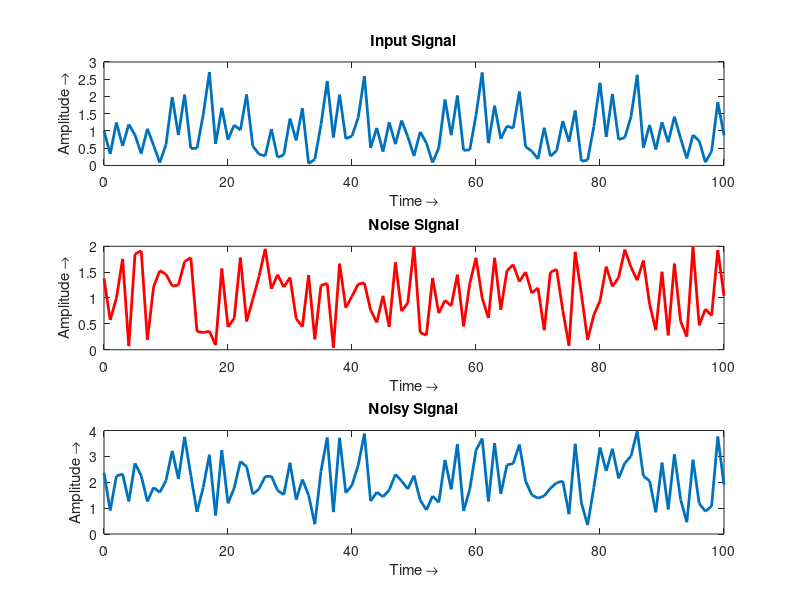
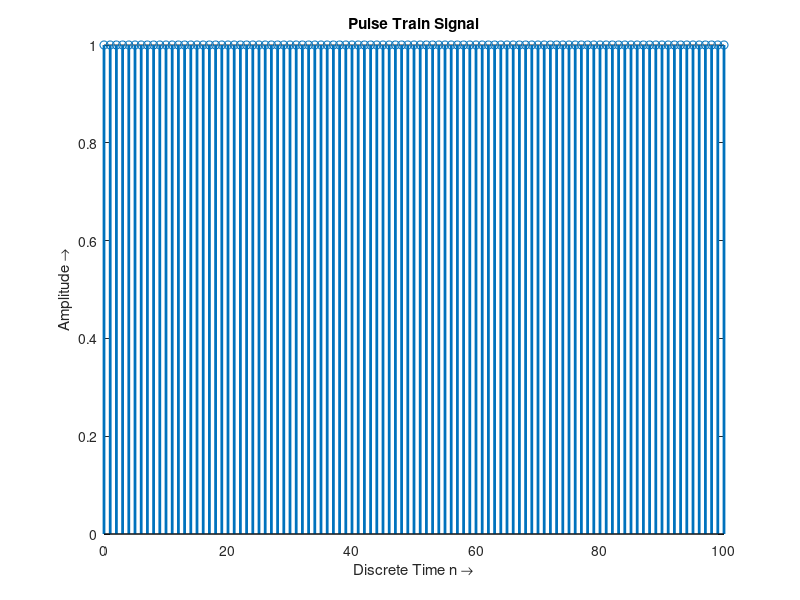

Source code (MATLAB) for these figures, in order:

% Author: Zain Rajani
% Software Used: MATLAB (R2020a)

%% Initialize Screen 

clear all;
close all;
clc;

%% Original Signal

time = 0:100;                       % Time period of the signal

% Original Signal without noise 
input_signal=abs(sin(time)+cos(2*time)+sin(4*time));

% Noise Regeneration 
noise= 2*rand(size(time));

% Signal with Noise
final_input= input_signal+noise;

% Plotting the signal
subplot(3,1,1)
plot(time,input_signal,'LineWidth',2);% Signal Plotting
title('Input Signal');                % Title Signal 
xlabel('Time \rightarrow');           % X-axis label
ylabel('Amplitude \rightarrow');      % Y-axis label

subplot(3,1,2)                        % Same plot division 2
plot(time,noise,'r','LineWidth',2);   % Signal Plotting 
title('Noise Signal');
xlabel('Time \rightarrow');
ylabel('Amplitude \rightarrow');


subplot(3,1,3)                        % Same plot division 3
plot(time,final_input,'LineWidth',2);
title('Noisy Signal');
xlabel('Time \rightarrow');
ylabel('Amplitude \rightarrow');

%% Pulse Train Signal (Timing Circuit)

discrete_time=0:100;                   % Discrete Time for timing 
pulse_signal=[ones(1,101)];            % Generate Pulse Signal 

figure                                 % Create a new figure
%Plot the pulse signal 
stem(discrete_time,pulse_signal,'LineWidth',2)
%Label the plot
title('Pulse Train Signal');
xlabel('Discrete Time n \rightarrow');
ylabel('Amplitude \rightarrow');


